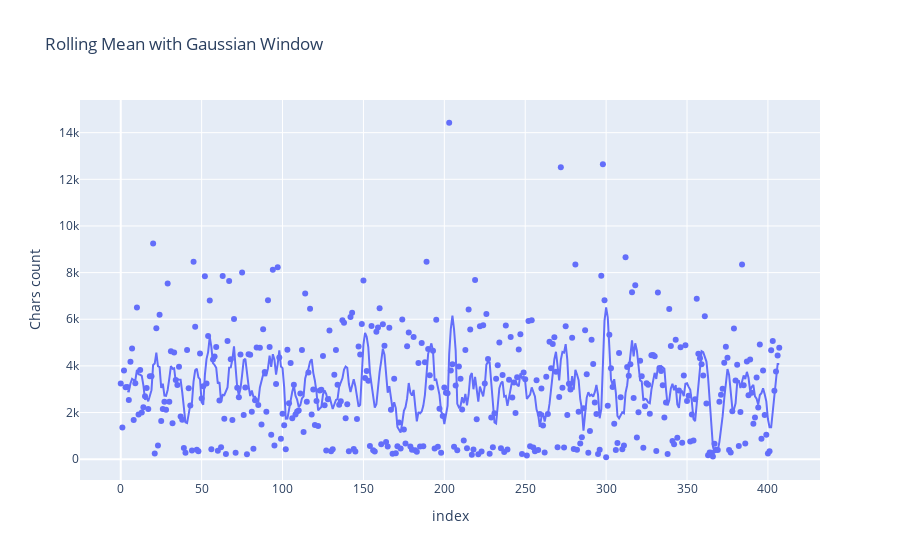

Notebook cell for this chart:
### Code cell
fig = px.scatter(Content_length_df, x = Content_length_df.index, y="Chars count", trendline="rolling", 
                 trendline_options=dict(window=5, win_type="gaussian", function_args=dict(std=2)),
                title="Rolling Mean with Gaussian Window")
fig.show()

### Figure 1 — Plotly figure (JSON) as saved in the notebook; plotly's stock layout.template omitted (floating-point values rounded to 4 significant figures; data arrays with more than 128 entries replaced by an {"elided": "..."} marker saying what was removed)
{"data": [{"hovertemplate": "index=%{x}<br>Chars count=%{y}<extra></extra>", "legendgroup": "", "marker": {"color": "#636efa", "symbol": "circle"}, "mode": "markers", "name": "", "orientation": "v", "showlegend": false, "type": "scatter", "x": {"elided": "408 int values"}, "xaxis": "x", "y": {"elided": "408 int values"}, "yaxis": "y"}, {"hovertemplate": "<b>Rolling mean trendline</b><br><br>index=%{x}<br>Chars count=%{y} <b>(trend)</b><extra></extra>", "legendgroup": "", "marker": {"color": "#636efa", "symbol": "circle"}, "mode": "lines", "name": "", "showlegend": false, "type": "scatter", "x": {"elided": "408 int values"}, "xaxis": "x", "y": {"elided": "408 float values"}, "yaxis": "y"}], "layout": {"legend": {"tracegroupgap": 0}, "title": {"text": "Rolling Mean with Gaussian Window"}, "xaxis": {"anchor": "y", "domain": [0, 1], "title": {"text": "index"}}, "yaxis": {"anchor": "x", "domain": [0, 1], "title": {"text": "Chars count"}}}}
